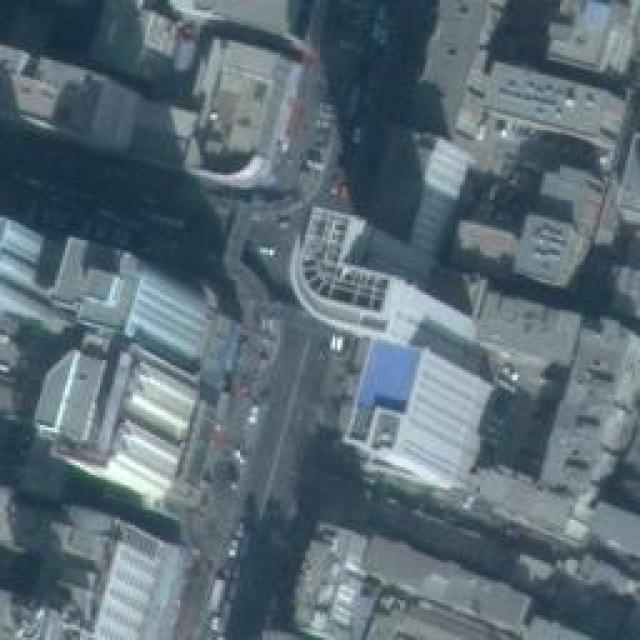
#> input picture Remote-Sensing-DIP-main/dataset/029_jpg.rf.e4fac21749aff0e496a9e8e8df66eadb.jpg, 640 x 640 px, found by its file name; its folder holds only this picture in this run
$ python histogram.py
#> lines starting #> are read from the running program, lines starting #| are printed output that depends on the picture
import cv2
import os
import matplotlib.pyplot as plt

input_folder = "dataset/"
output_folder = "results/histograms/"

os.makedirs(output_folder, exist_ok=True)

for file in os.listdir(input_folder):
    path = input_folder + file
    img = cv2.imread(path, 0)  # grayscale
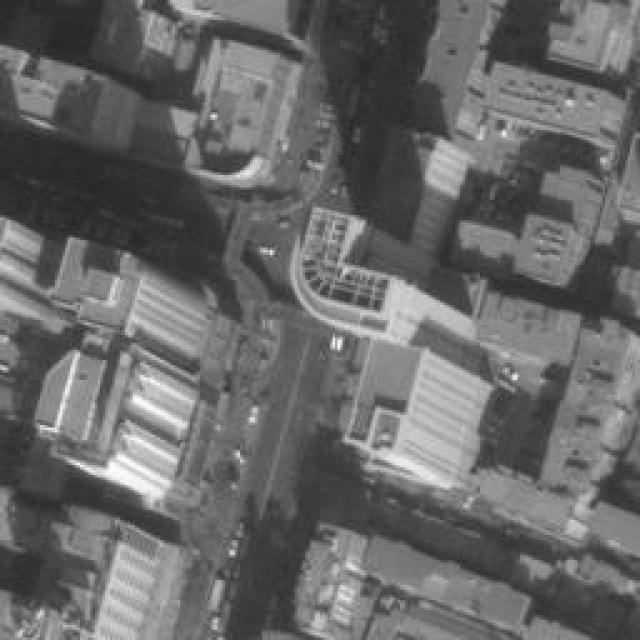
#> img: shape (640, 640); min 35, max 255, mean 104.1

    if img is None:
        continue

    plt.hist(img.ravel(), bins=256)
    plt.title("Histogram - " + file)
    plt.xlabel("Pixel Intensity")
    plt.ylabel("Frequency")

    plt.savefig(output_folder + file + "_hist.png")
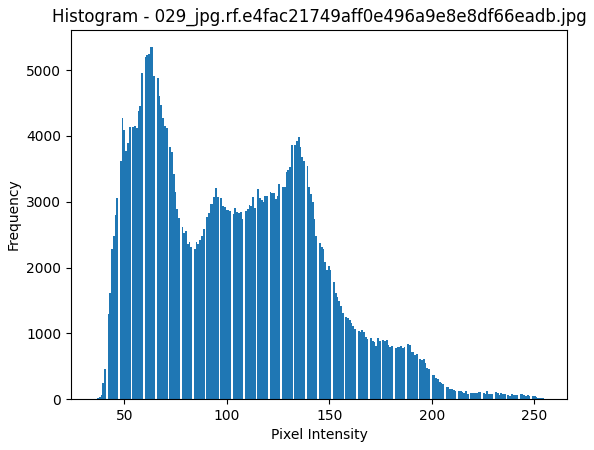
#> figure drawn by matplotlib, 1 panel; tallest bar 5348 high, from x = 63.36 to 64.22
    plt.clf()

print("HISTOGRAM DONE 🔥")

$ run again, on Remote-Sensing-DIP-main/dataset/123_jpg.rf.df787daeac20abe27b12d2929220feae.jpg
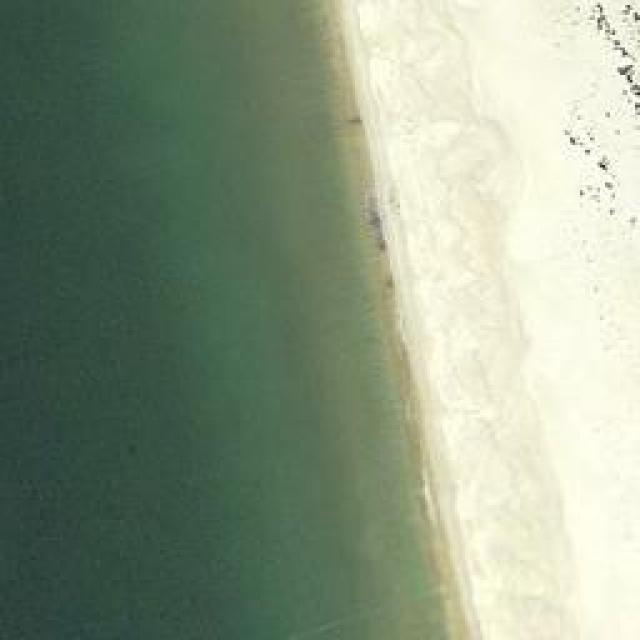
#> input picture Remote-Sensing-DIP-main/dataset/123_jpg.rf.df787daeac20abe27b12d2929220feae.jpg, 640 x 640 px, found by its file name
#> `img = cv2.imread(path, 0)`:
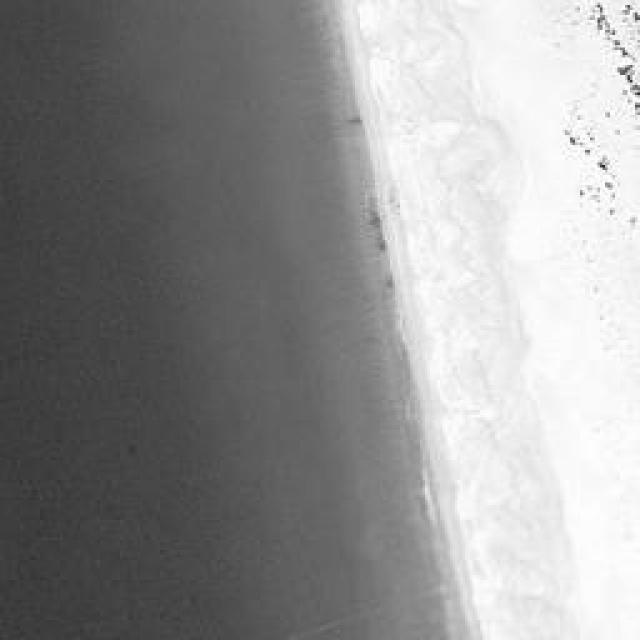
#> img: shape (640, 640); min 36, max 255, mean 147.3
#> `plt.savefig(output_folder + file + "_hist.png")`:
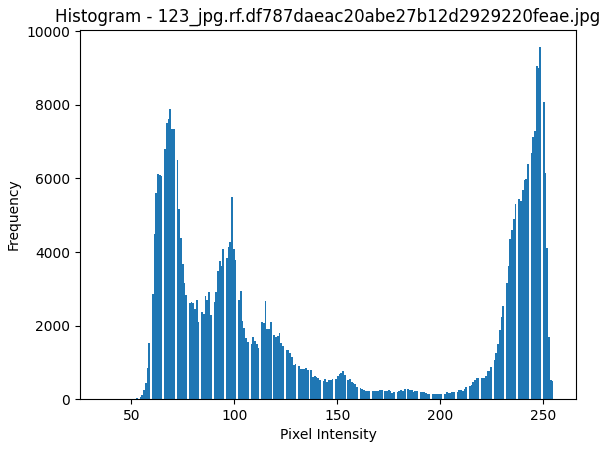
#> figure drawn by matplotlib, 1 panel; tallest bar 9569 high, from x = 248.2 to 249

$ run again, on Remote-Sensing-DIP-main/dataset/125_jpg.rf.51ce47ebcc44557e014743aa0f562347.jpg
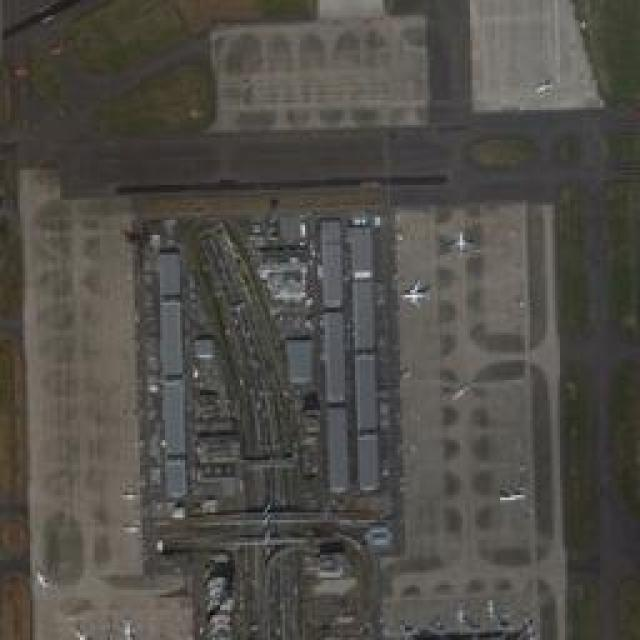
#> input picture Remote-Sensing-DIP-main/dataset/125_jpg.rf.51ce47ebcc44557e014743aa0f562347.jpg, 640 x 640 px, found by its file name
#> `plt.savefig(output_folder + file + "_hist.png")`:
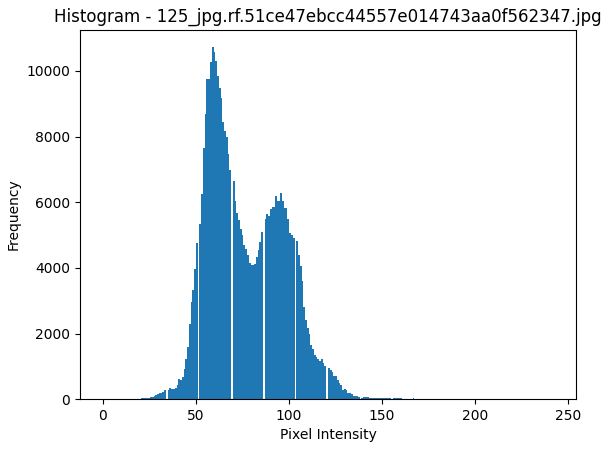
#> figure drawn by matplotlib, 1 panel; tallest bar 10721 high, from x = 58.61 to 59.55

$ run again, on Remote-Sensing-DIP-main/dataset/195_jpg.rf.77834fb8b6fff515a96e35b96d5f6669.jpg
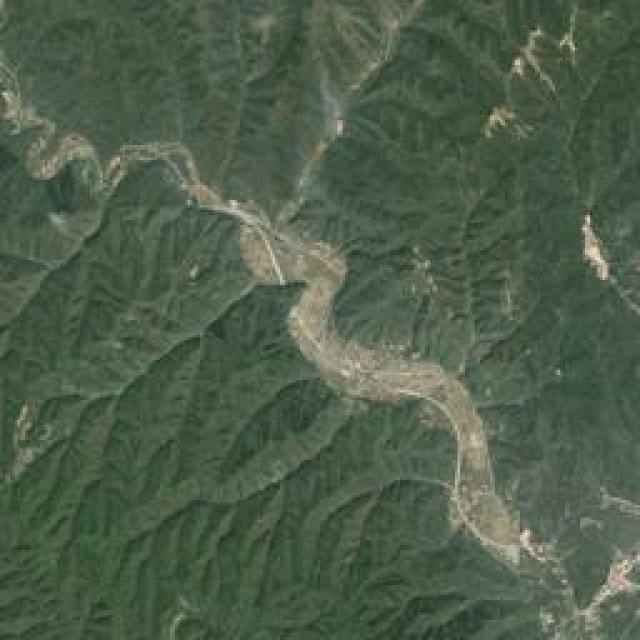
#> input picture Remote-Sensing-DIP-main/dataset/195_jpg.rf.77834fb8b6fff515a96e35b96d5f6669.jpg, 640 x 640 px, found by its file name
#> `plt.savefig(output_folder + file + "_hist.png")`:
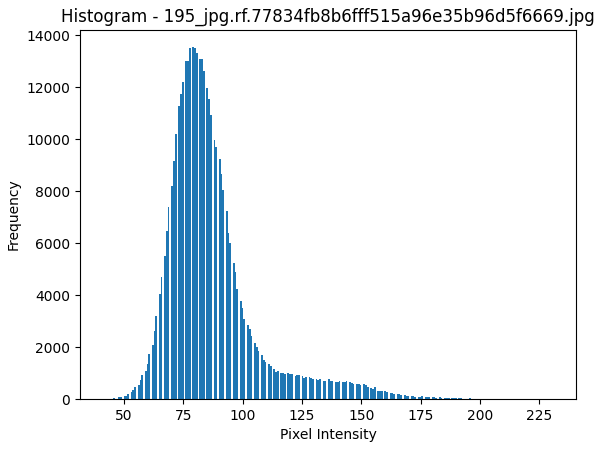
#> figure drawn by matplotlib, 1 panel; tallest bar 13537 high, from x = 78.85 to 79.59

$ run again, on Remote-Sensing-DIP-main/dataset/032_jpg.rf.4f3f90bc37b7a85e560036404ba70266.jpg
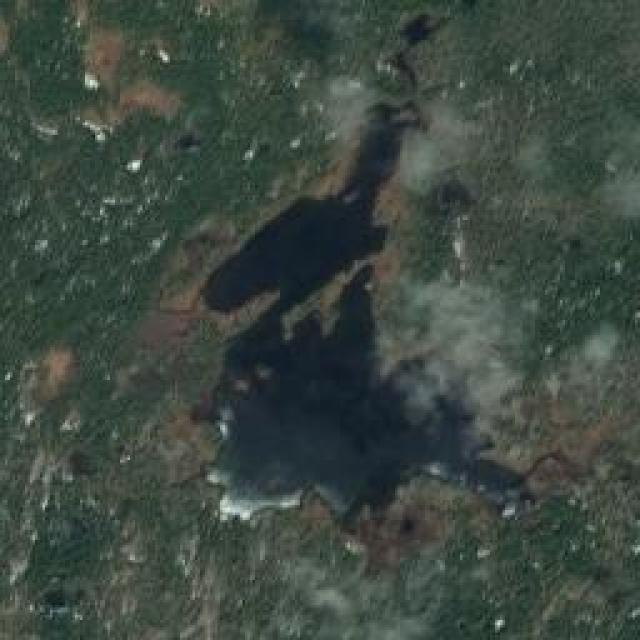
#> input picture Remote-Sensing-DIP-main/dataset/032_jpg.rf.4f3f90bc37b7a85e560036404ba70266.jpg, 640 x 640 px, found by its file name
#> `plt.savefig(output_folder + file + "_hist.png")`:
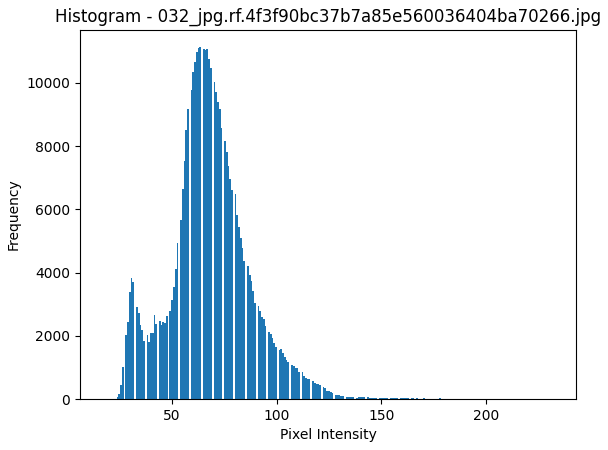
#> figure drawn by matplotlib, 1 panel; tallest bar 11129 high, from x = 63.19 to 64.03
